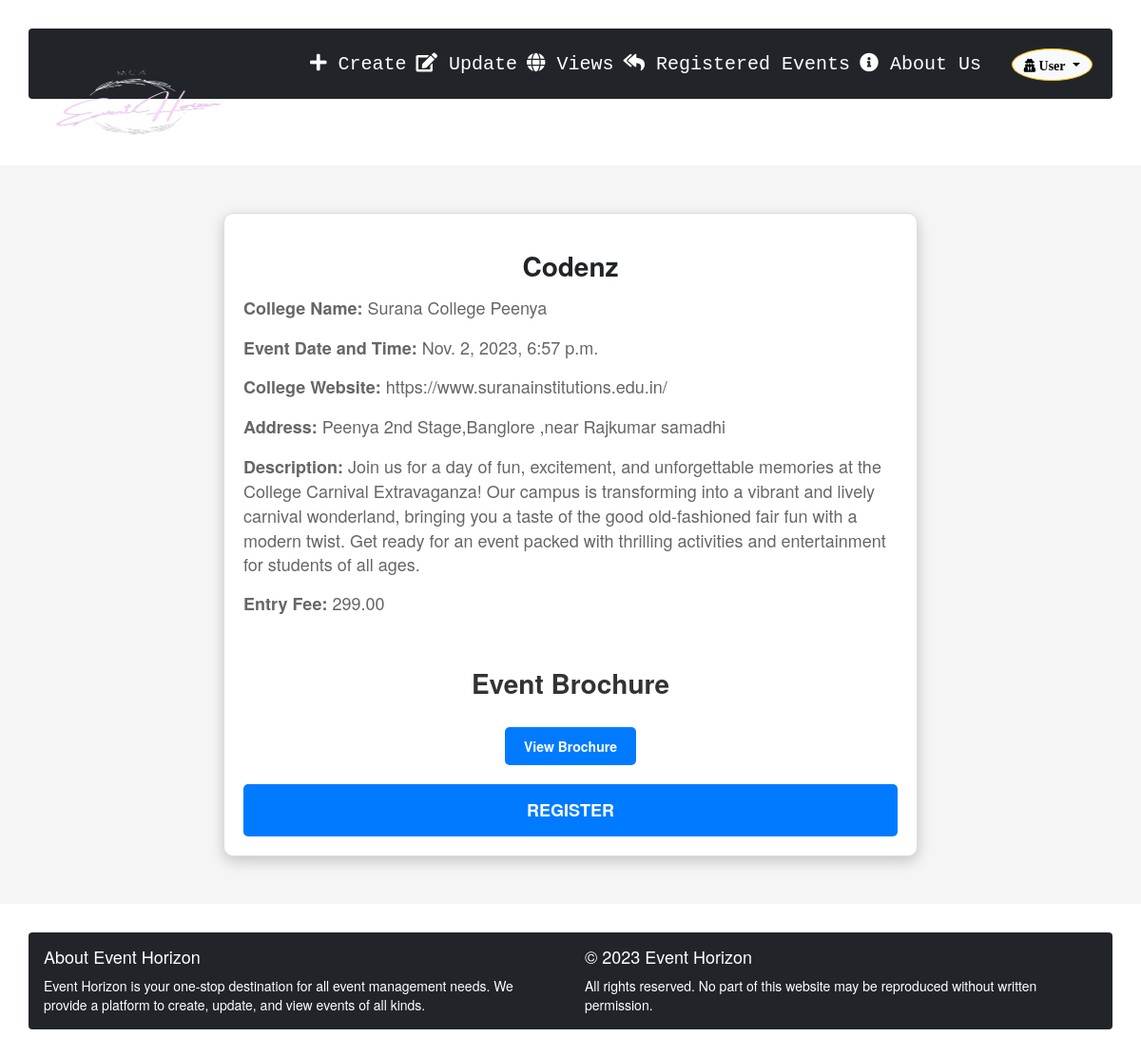
The page /registration/20/ on the database its author committed.
### firstapp/models.py (models this page shows, shortened)
class Event(models.Model):
    username = models.ForeignKey(User, on_delete=models.CASCADE)
    event_name = models.CharField(max_length=100)
    college_name = models.CharField(max_length=100)
    address = models.CharField(max_length=200)
    college_website = models.CharField(max_length=200)
    event_datetime = models.DateTimeField(blank=True, null=True)
    event_description = models.TextField()
    event_brochure = models.FileField(upload_to='event_brochures/', blank=True, null=True)
    coordinator_name = models.CharField(max_length=100)
    coordinator_contact = models.CharField(max_length=20)
    entry_fee = models.DecimalField(max_digits=10, decimal_places=2, default=0.00)

### firstapp/views.py (the view)
# urls.py: path('registration/<int:event_id>/', views.registration_details, name='registration_details'),
def registration_details(request,event_id):
   event = get_object_or_404(Event, pk=event_id)
   context = {'event': event}
   return render(request, 'registration.html', context)

### templates/registration.html (shortened to what this page needs)
{% extends 'home.html' %}
{% load static %}
{% block content %}
<div class="registration-container">
    <div class="container">
        <div class="row justify-content-center">
            <div class="col-lg-8">
                <div class="card registration-card">
                    <h1 class="text-center text-dark mb-4 event-title">{{ event.event_name }}</h1>
                    <p class="event-text"><strong>College Name:</strong> {{ event.college_name }}</p>
                    <p class="event-text"><strong>Event Date and Time:</strong> {{ event.event_datetime }}</p>
                    <p class="event-text"><strong>College Website:</strong> {{ event.college_website }}</p>
                    <p class="event-text"><strong>Address:</strong> {{ event.address }}</p>
                    <p class="event-text"><strong>Description:</strong> {{ event.event_description }}</p>
                    <p class="event-text"><strong>Entry Fee:</strong> {{ event.entry_fee }}</p>
                    {% if event.event_brochure %}
                    <div class="brochure-container">
                        <h2 class="event-title">Event Brochure</h2>
                        <a href="{{ event.event_brochure.url }}" class="brochure-link" target="_blank">View Brochure</a>
                    </div>
                    {% endif %}
                    <div class="text-center">
                        <a  href="{% url 'payment' event.id %}" class="btn btn-primary register_button" style="width: 100%";>Register</a>
                    </div>
                </div>
            </div>
        </div>
    </div>
</div>
{% endblock %}

### templates/registration.html (style rules this page uses)
.registration-container { background-color: #f5f5f5; padding: 50px 0; }
.registration-card { background-color: #fff; border: 1px solid #ddd; border-radius: 10px; box-shadow: 0 5px 15px rgba(0, 0, 0, 0.2); padding: 20px; }
.event-title { font-size: 28px; font-weight: bold; color: #333; margin-bottom: 20px; }
.event-text { font-size: 18px; color: #666; margin-bottom: 15px; }
.brochure-container { text-align: center; margin-top: 20px; }
.brochure-link { display: inline-block; background-color: #007bff; color: #fff; padding: 10px 20px; border-radius: 5px; text-decoration: none; font-weight: bold; margin-top: 10px; }
.register_button { display: inline-block; background-color: #007bff; color: #fff; padding: 15px 30px; border: none; border-radius: 5px; text-transform: uppercase; font-weight: bold; font-size: 18px; transition: background-color 0.3s; margin-top: 20px; cursor: pointer; text-decoration: none; }

### rows shown on the page
Event: event_name "Codenz", college_name "Surana College Peenya", event_datetime "Nov. 2, 2023, 6:57 p.m.", college_website "https://www.suranainstitutions.edu.in/", address "Peenya 2nd Stage,Banglore ,near Rajkumar samadhi", event_description "Join us for a day of fun, excitement, and unforgettable memories at the College Carnival Extravaganza! Our campus is transforming into a vibrant and lively carnival wonderland, bringing you a taste of the good old-fashioned fair fun with a modern twist. Get ready for an event packed with thrilling activities and entertainment for students of all ages.", entry_fee "299.00"
